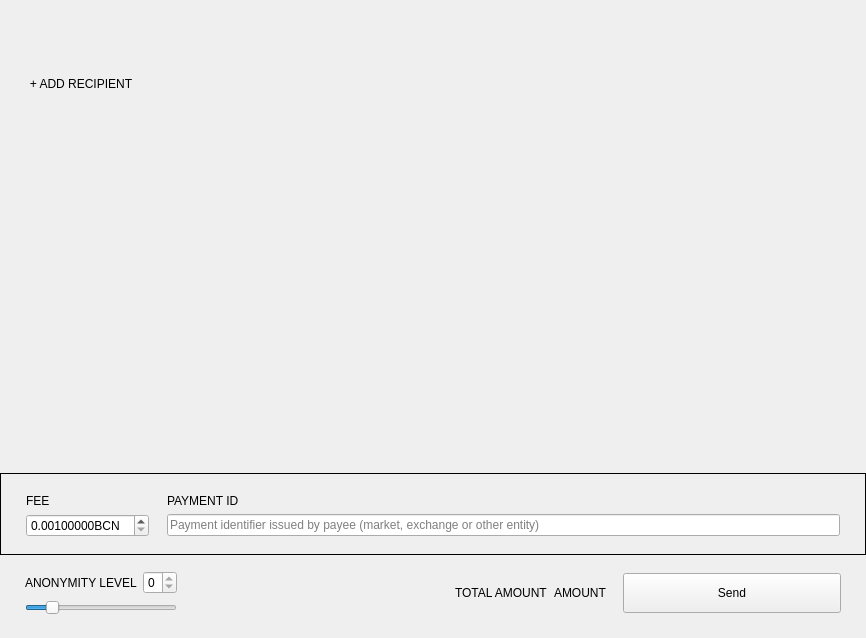
<?xml version="1.0" encoding="UTF-8"?>
<ui version="4.0">
 <class>SendFrame</class>
 <widget class="QFrame" name="SendFrame">
  <property name="geometry">
   <rect>
    <x>0</x>
    <y>0</y>
    <width>866</width>
    <height>638</height>
   </rect>
  </property>
  <property name="windowTitle">
   <string>Frame</string>
  </property>
  <property name="frameShape">
   <enum>QFrame::NoFrame</enum>
  </property>
  <property name="frameShadow">
   <enum>QFrame::Raised</enum>
  </property>
  <layout class="QVBoxLayout" name="verticalLayout">
   <property name="spacing">
    <number>5</number>
   </property>
   <property name="sizeConstraint">
    <enum>QLayout::SetDefaultConstraint</enum>
   </property>
   <property name="leftMargin">
    <number>0</number>
   </property>
   <property name="topMargin">
    <number>0</number>
   </property>
   <property name="rightMargin">
    <number>0</number>
   </property>
   <property name="bottomMargin">
    <number>0</number>
   </property>
   <item>
    <widget class="WalletGui::ResizableScrollArea" name="m_sendScrollarea">
     <property name="enabled">
      <bool>true</bool>
     </property>
     <property name="sizePolicy">
      <sizepolicy hsizetype="MinimumExpanding" vsizetype="Preferred">
       <horstretch>0</horstretch>
       <verstretch>0</verstretch>
      </sizepolicy>
     </property>
     <property name="autoFillBackground">
      <bool>false</bool>
     </property>
     <property name="styleSheet">
      <string notr="true"/>
     </property>
     <property name="frameShape">
      <enum>QFrame::NoFrame</enum>
     </property>
     <property name="sizeAdjustPolicy">
      <enum>QAbstractScrollArea::AdjustToContents</enum>
     </property>
     <property name="widgetResizable">
      <bool>true</bool>
     </property>
     <widget class="QWidget" name="scrollAreaWidgetContents">
      <property name="geometry">
       <rect>
        <x>0</x>
        <y>0</y>
        <width>866</width>
        <height>69</height>
       </rect>
      </property>
      <property name="sizePolicy">
       <sizepolicy hsizetype="Preferred" vsizetype="Preferred">
        <horstretch>0</horstretch>
        <verstretch>0</verstretch>
       </sizepolicy>
      </property>
      <property name="styleSheet">
       <string notr="true"/>
      </property>
      <layout class="QVBoxLayout" name="m_transfersLayout">
       <property name="spacing">
        <number>0</number>
       </property>
       <property name="sizeConstraint">
        <enum>QLayout::SetNoConstraint</enum>
       </property>
       <property name="leftMargin">
        <number>0</number>
       </property>
       <property name="topMargin">
        <number>0</number>
       </property>
       <property name="rightMargin">
        <number>0</number>
       </property>
       <property name="bottomMargin">
        <number>0</number>
       </property>
      </layout>
     </widget>
    </widget>
   </item>
   <item>
    <layout class="QHBoxLayout" name="horizontalLayout_2">
     <property name="spacing">
      <number>0</number>
     </property>
     <item>
      <spacer name="horizontalSpacer_3">
       <property name="orientation">
        <enum>Qt::Horizontal</enum>
       </property>
       <property name="sizeType">
        <enum>QSizePolicy::Fixed</enum>
       </property>
       <property name="sizeHint" stdset="0">
        <size>
         <width>25</width>
         <height>20</height>
        </size>
       </property>
      </spacer>
     </item>
     <item>
      <widget class="WalletGui::WalletNormalLinkLikeButton" name="m_addRecipientButton">
       <property name="cursor">
        <cursorShape>PointingHandCursor</cursorShape>
       </property>
       <property name="focusPolicy">
        <enum>Qt::NoFocus</enum>
       </property>
       <property name="text">
        <string>+ ADD RECIPIENT</string>
       </property>
       <property name="flat">
        <bool>true</bool>
       </property>
      </widget>
     </item>
     <item>
      <spacer name="horizontalSpacer_2">
       <property name="orientation">
        <enum>Qt::Horizontal</enum>
       </property>
       <property name="sizeHint" stdset="0">
        <size>
         <width>478</width>
         <height>17</height>
        </size>
       </property>
      </spacer>
     </item>
    </layout>
   </item>
   <item>
    <spacer name="verticalSpacer_2">
     <property name="orientation">
      <enum>Qt::Vertical</enum>
     </property>
     <property name="sizeType">
      <enum>QSizePolicy::MinimumExpanding</enum>
     </property>
     <property name="sizeHint" stdset="0">
      <size>
       <width>20</width>
       <height>20</height>
      </size>
     </property>
    </spacer>
   </item>
   <item>
    <widget class="QFrame" name="m_sendFeeFrame">
     <property name="frameShape">
      <enum>QFrame::Box</enum>
     </property>
     <property name="frameShadow">
      <enum>QFrame::Plain</enum>
     </property>
     <layout class="QGridLayout" name="gridLayout_2">
      <property name="leftMargin">
       <number>25</number>
      </property>
      <property name="topMargin">
       <number>20</number>
      </property>
      <property name="rightMargin">
       <number>25</number>
      </property>
      <property name="bottomMargin">
       <number>17</number>
      </property>
      <property name="horizontalSpacing">
       <number>18</number>
      </property>
      <item row="0" column="0">
       <widget class="WalletGui::WalletNormalGrayTextLabel" name="label_3">
        <property name="text">
         <string>FEE</string>
        </property>
       </widget>
      </item>
      <item row="0" column="1">
       <widget class="WalletGui::WalletNormalGrayTextLabel" name="m_paymentIdTextLabel">
        <property name="text">
         <string>PAYMENT ID</string>
        </property>
       </widget>
      </item>
      <item row="1" column="0">
       <widget class="QDoubleSpinBox" name="m_feeSpin">
        <property name="buttonSymbols">
         <enum>QAbstractSpinBox::UpDownArrows</enum>
        </property>
        <property name="suffix">
         <string notr="true">BCN</string>
        </property>
        <property name="decimals">
         <number>8</number>
        </property>
        <property name="minimum">
         <double>0.001000000000000</double>
        </property>
        <property name="maximum">
         <double>10.000000000000000</double>
        </property>
        <property name="singleStep">
         <double>0.001000000000000</double>
        </property>
        <property name="value">
         <double>0.001000000000000</double>
        </property>
       </widget>
      </item>
      <item row="1" column="1">
       <widget class="WalletGui::ClearableLineEdit" name="m_paymentIdEdit">
        <property name="styleSheet">
         <string notr="true">[errorState=&quot;true&quot;] {
  border-color: #ef3131;
}</string>
        </property>
        <property name="placeholderText">
         <string>Payment identifier issued by payee (market, exchange or other entity)</string>
        </property>
       </widget>
      </item>
     </layout>
    </widget>
   </item>
   <item>
    <widget class="QFrame" name="m_mixinFrame">
     <property name="frameShape">
      <enum>QFrame::NoFrame</enum>
     </property>
     <property name="frameShadow">
      <enum>QFrame::Raised</enum>
     </property>
     <layout class="QGridLayout" name="gridLayout">
      <property name="leftMargin">
       <number>25</number>
      </property>
      <property name="topMargin">
       <number>11</number>
      </property>
      <property name="rightMargin">
       <number>25</number>
      </property>
      <property name="bottomMargin">
       <number>23</number>
      </property>
      <item row="0" column="2" rowspan="2">
       <widget class="QLabel" name="label">
        <property name="text">
         <string/>
        </property>
       </widget>
      </item>
      <item row="0" column="5" rowspan="2">
       <widget class="WalletGui::WalletExtraNormalBlackTextLabel" name="m_totalAmountLabel">
        <property name="text">
         <string>AMOUNT</string>
        </property>
        <property name="indent">
         <number>0</number>
        </property>
       </widget>
      </item>
      <item row="0" column="1">
       <widget class="QSpinBox" name="m_mixinSpin">
        <property name="maximum">
         <number>0</number>
        </property>
       </widget>
      </item>
      <item row="0" column="3" rowspan="2">
       <spacer name="horizontalSpacer">
        <property name="orientation">
         <enum>Qt::Horizontal</enum>
        </property>
        <property name="sizeType">
         <enum>QSizePolicy::Expanding</enum>
        </property>
        <property name="sizeHint" stdset="0">
         <size>
          <width>298</width>
          <height>20</height>
         </size>
        </property>
       </spacer>
      </item>
      <item row="1" column="0" colspan="2">
       <widget class="QSlider" name="m_mixinSlider">
        <property name="maximumSize">
         <size>
          <width>16777215</width>
          <height>16777215</height>
         </size>
        </property>
        <property name="maximum">
         <number>7</number>
        </property>
        <property name="pageStep">
         <number>1</number>
        </property>
        <property name="value">
         <number>1</number>
        </property>
        <property name="tracking">
         <bool>false</bool>
        </property>
        <property name="orientation">
         <enum>Qt::Horizontal</enum>
        </property>
       </widget>
      </item>
      <item row="0" column="7" rowspan="2">
       <widget class="WalletGui::WalletLargeBlueButton" name="m_sendButton">
        <property name="sizePolicy">
         <sizepolicy hsizetype="Fixed" vsizetype="Fixed">
          <horstretch>0</horstretch>
          <verstretch>0</verstretch>
         </sizepolicy>
        </property>
        <property name="minimumSize">
         <size>
          <width>218</width>
          <height>40</height>
         </size>
        </property>
        <property name="maximumSize">
         <size>
          <width>218</width>
          <height>40</height>
         </size>
        </property>
        <property name="focusPolicy">
         <enum>Qt::NoFocus</enum>
        </property>
        <property name="text">
         <string>Send</string>
        </property>
       </widget>
      </item>
      <item row="0" column="4" rowspan="2">
       <widget class="WalletGui::WalletNormalGrayTextLabel" name="label_2">
        <property name="text">
         <string>TOTAL AMOUNT</string>
        </property>
       </widget>
      </item>
      <item row="0" column="0">
       <widget class="WalletGui::WalletNormalGrayTextLabel" name="m_mixinTextLabel">
        <property name="text">
         <string>ANONYMITY LEVEL</string>
        </property>
       </widget>
      </item>
      <item row="0" column="6" rowspan="2">
       <spacer name="horizontalSpacer_4">
        <property name="orientation">
         <enum>Qt::Horizontal</enum>
        </property>
        <property name="sizeType">
         <enum>QSizePolicy::Fixed</enum>
        </property>
        <property name="sizeHint" stdset="0">
         <size>
          <width>10</width>
          <height>20</height>
         </size>
        </property>
       </spacer>
      </item>
     </layout>
    </widget>
   </item>
  </layout>
 </widget>
 <customwidgets>
  <customwidget>
   <class>WalletGui::WalletNormalGrayTextLabel</class>
   <extends>QLabel</extends>
   <header>Gui/Common/WalletTextLabel.h</header>
  </customwidget>
  <customwidget>
   <class>WalletGui::WalletLargeBlueButton</class>
   <extends>QPushButton</extends>
   <header>Gui/Common/WalletBlueButton.h</header>
  </customwidget>
  <customwidget>
   <class>WalletGui::ClearableLineEdit</class>
   <extends>QLineEdit</extends>
   <header>Gui/Common/ClearableLineEdit.h</header>
  </customwidget>
  <customwidget>
   <class>WalletGui::ResizableScrollArea</class>
   <extends>QScrollArea</extends>
   <header>Gui/Common/ResizableScrollArea.h</header>
   <container>1</container>
  </customwidget>
  <customwidget>
   <class>WalletGui::WalletNormalLinkLikeButton</class>
   <extends>QPushButton</extends>
   <header>Gui/Common/WalletLinkLikeButton.h</header>
  </customwidget>
  <customwidget>
   <class>WalletGui::WalletExtraNormalBlackTextLabel</class>
   <extends>QLabel</extends>
   <header>Gui/Common/WalletTextLabel.h</header>
  </customwidget>
 </customwidgets>
 <tabstops>
  <tabstop>m_paymentIdEdit</tabstop>
  <tabstop>m_mixinSlider</tabstop>
  <tabstop>m_sendScrollarea</tabstop>
 </tabstops>
 <resources/>
 <connections>
  <connection>
   <sender>m_sendButton</sender>
   <signal>clicked()</signal>
   <receiver>SendFrame</receiver>
   <slot>sendClicked()</slot>
   <hints>
    <hint type="sourcelabel">
     <x>53</x>
     <y>561</y>
    </hint>
    <hint type="destinationlabel">
     <x>432</x>
     <y>294</y>
    </hint>
   </hints>
  </connection>
  <connection>
   <sender>m_mixinSlider</sender>
   <signal>valueChanged(int)</signal>
   <receiver>SendFrame</receiver>
   <slot>mixinValueChanged(int)</slot>
   <hints>
    <hint type="sourcelabel">
     <x>221</x>
     <y>520</y>
    </hint>
    <hint type="destinationlabel">
     <x>432</x>
     <y>294</y>
    </hint>
   </hints>
  </connection>
  <connection>
   <sender>m_addRecipientButton</sender>
   <signal>clicked()</signal>
   <receiver>SendFrame</receiver>
   <slot>addRecipientClicked()</slot>
   <hints>
    <hint type="sourcelabel">
     <x>78</x>
     <y>414</y>
    </hint>
    <hint type="destinationlabel">
     <x>432</x>
     <y>294</y>
    </hint>
   </hints>
  </connection>
  <connection>
   <sender>m_paymentIdEdit</sender>
   <signal>textChanged(QString)</signal>
   <receiver>SendFrame</receiver>
   <slot>validatePaymentId(QString)</slot>
   <hints>
    <hint type="sourcelabel">
     <x>538</x>
     <y>521</y>
    </hint>
    <hint type="destinationlabel">
     <x>432</x>
     <y>318</y>
    </hint>
   </hints>
  </connection>
  <connection>
   <sender>m_mixinSpin</sender>
   <signal>valueChanged(int)</signal>
   <receiver>SendFrame</receiver>
   <slot>mixinValueChanged(int)</slot>
   <hints>
    <hint type="sourcelabel">
     <x>201</x>
     <y>575</y>
    </hint>
    <hint type="destinationlabel">
     <x>432</x>
     <y>318</y>
    </hint>
   </hints>
  </connection>
 </connections>
 <slots>
  <slot>sendClicked()</slot>
  <slot>clearAllClicked()</slot>
  <slot>addRecipientClicked()</slot>
  <slot>mixinValueChanged(int)</slot>
  <slot>validatePaymentId(QString)</slot>
 </slots>
</ui>
